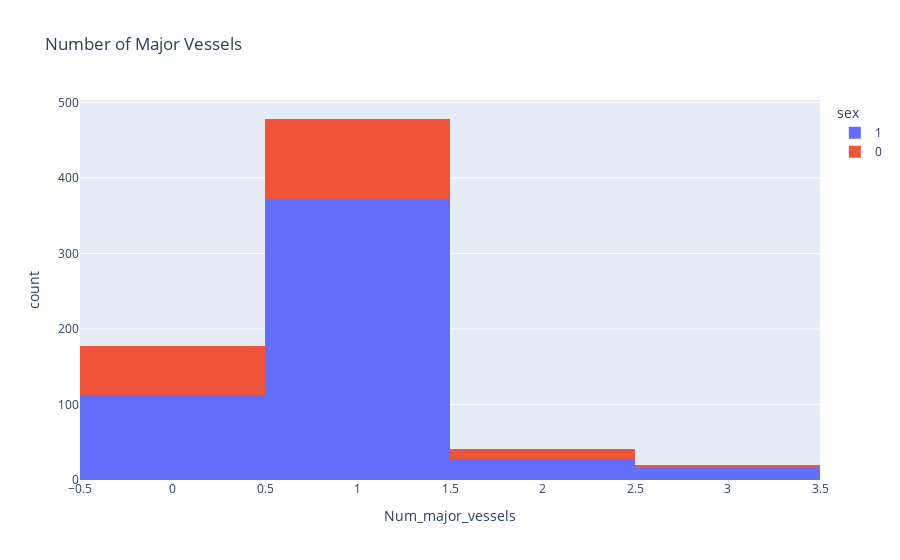

This figure's notebook cell:
### Markdown cell above
## 9_3) the Distribution of the number of major vessels

### Code cell
fig=px.histogram(Main_dataSet,
                 x="Num_major_vessels",
                 color="sex",
                 hover_data=Main_dataSet.columns,
                 title="Number of Major Vessels"
                )
fig.show()

### Figure 1 — Plotly figure (JSON) as saved in the notebook; plotly's stock layout.template omitted (floating-point values rounded to 4 significant figures; data arrays with more than 128 entries replaced by an {"elided": "..."} marker saying what was removed)
{"data": [{"alignmentgroup": "True", "bingroup": "x", "hovertemplate": "sex=1<br>Num_major_vessels=%{x}<br>count=%{y}<extra></extra>", "legendgroup": "1", "marker": {"color": "#636efa", "pattern": {"shape": ""}}, "name": "1", "offsetgroup": "1", "orientation": "v", "showlegend": true, "type": "histogram", "x": {"elided": "529 int values"}, "xaxis": "x", "yaxis": "y"}, {"alignmentgroup": "True", "bingroup": "x", "hovertemplate": "sex=0<br>Num_major_vessels=%{x}<br>count=%{y}<extra></extra>", "legendgroup": "0", "marker": {"color": "#EF553B", "pattern": {"shape": ""}}, "name": "0", "offsetgroup": "0", "orientation": "v", "showlegend": true, "type": "histogram", "x": {"elided": "188 int values"}, "xaxis": "x", "yaxis": "y"}], "layout": {"barmode": "relative", "legend": {"title": {"text": "sex"}, "tracegroupgap": 0}, "title": {"text": "Number of Major Vessels"}, "xaxis": {"anchor": "y", "domain": [0, 1], "title": {"text": "Num_major_vessels"}}, "yaxis": {"anchor": "x", "domain": [0, 1], "title": {"text": "count"}}}}
